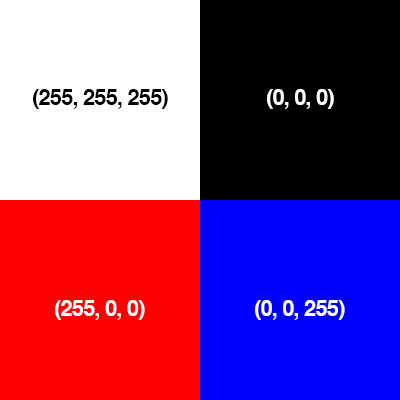
#> input picture Lesson2/1.2_ Image basics _ PyImageSearch Gurus_files/color_examples.jpg, 400 x 400 px
$ python main.py --image '1.2_ Image basics _ PyImageSearch Gurus_files/color_examples.jpg'
#> lines starting #> are read from the running program, lines starting #| are printed output that depends on the picture; after the words box and inside, x2 and y2 are one past the last pixel; in counts of white or black regions, pixels touching at a corner belong together
import argparse
import cv2

ap = argparse.ArgumentParser()
ap.add_argument('-i', '--image', required=True, help='Path to image')
args = vars(ap.parse_args())

image = cv2.imread(args['image'])
#> image is the input picture: shape (400, 400, 3); mean B, G, R 127.5, 65.2, 127.5
(h, w) = image.shape[:2]
#> h = 400; w = 400

cv2.imshow("Lesson 2", image)

(b, g, r) = image[225, 111]
#> b = 0; g = 0; r = 254
print(f'Pixel at [0, 0] is R: {r}, G: {g}, B: {b}')
#| Pixel at [0, 0] is R: 254, G: 0, B: 0

# change the value

image[0, 0] = (0, 0, 255)
#> image: shape (400, 400, 3); under 0.01% of pixels changed, all inside (x1, y1, x2, y2) = (0, 0, 1, 1)
(b, g, r) = image[0, 0]
#> r = 255
print('Changing some values....')
print(f'Pixel at [0, 0] is R: {r}, G: {g}, B: {b}')
#| Pixel at [0, 0] is R: 255, G: 0, B: 0

(center_x, center_y) = w // 2, h // 2
#> center_x = 200; center_y = 200

top_left = image[0:center_y, 0:center_x]
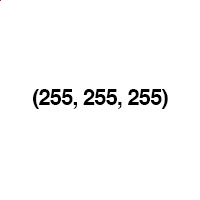
#> top_left: shape (200, 200, 3); mean B, G, R 248.6, 248.6, 248.6
top_right = image[0:center_y, center_x:w]
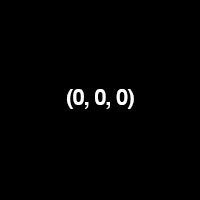
#> top_right: shape (200, 200, 3); min 0, max 255, mean 3.1
bottom_left = image[center_y:h, 0:center_x]
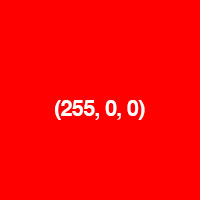
#> bottom_left: shape (200, 200, 3); mean B, G, R 4.5, 4.5, 253.8
bottom_right = image[center_y:h, center_x:w]
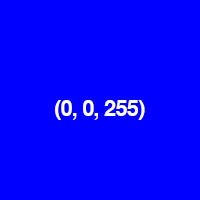
#> bottom_right: shape (200, 200, 3); mean B, G, R 253.7, 4.5, 4.5

cv2.imshow("tl", top_left)
cv2.imshow("tr", top_right)
cv2.imshow("bl", bottom_left)
cv2.imshow("br", bottom_right)

image[0:center_y, 0:w] = (255, 0, 0)
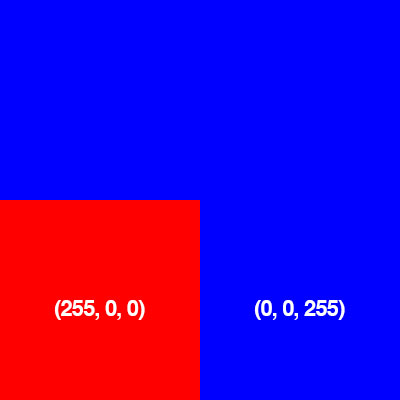
#> image: shape (400, 400, 3); mean B, G, R 192, 2.2, 64.6
cv2.imshow("Filled up", image)

cv2.waitKey(0)
